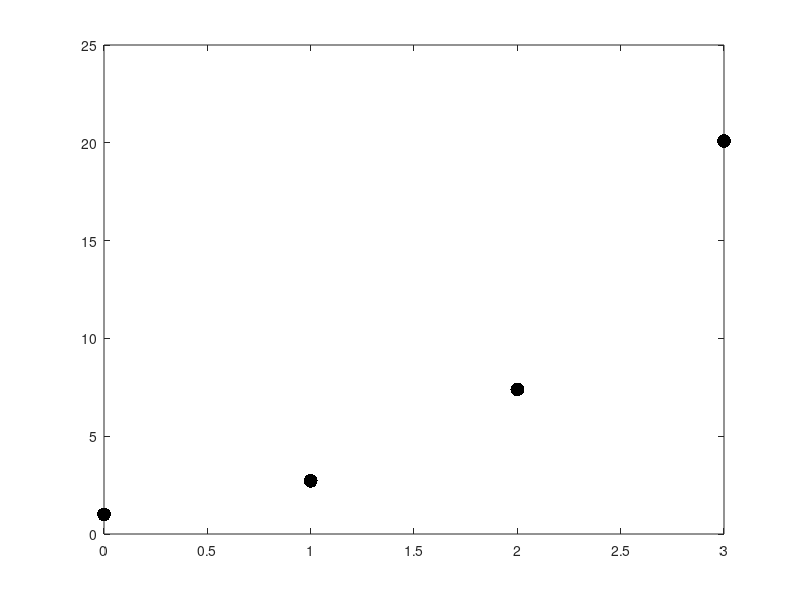

Recreate this plot in MATLAB.
% Plot results and data points
% x = -1:0.01:1;
% L_0 =  1;
% L_1 =  x;
% L_2 =  x^2-1/3;
% L_3 =  x^3-3*x/5;
% figure(1);
% plot(x,L_0,'.b','MarkerSize',2);hold on;
% plot(x,L_1,'-r','LineWidth',2); hold on;    
% plot(x,L_2,'-.og','LineWidth',2);hold on;   
% plot(x,L_3,'--dc','LineWidth',2); hold off;   
% legend('L_0','L_1','L_2','L_3')
xpts = 0:3;
ypts = exp(xpts);

figure(1);
plot(xpts,ypts,'.k','MarkerSize',30); 
% hold on;
% plot(xeval,S_val,'-m','LineWidth',2); hold off;
% set(gca,'FontSize',26);
